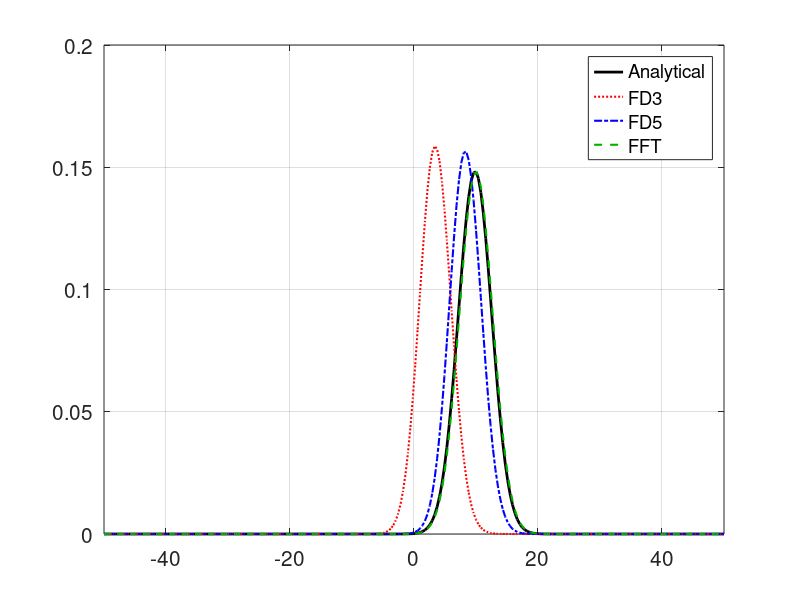

Write the MATLAB code that produced this figure.
% This script simulates the evolution of a Gaussian wave packet moving
% freely in one dimension. It does so in four ways:
% Firstly, by plotting the analytically known wave function, secondly by
% estimating the numerical solution of the Schrödinger equation using three
% different approximation for the kinetic energy operator:
% 1) A three point finite difference formula,
% 2) A five point finite difference formula and
% 3) the Fast Fourier transform.
%
% Numerical inputs:
%   L       - The extension of the spatial grid 
%   N       - The number of grid points
%   Tfinal  - The duration of the simulation
%   dt      - The step size in time
%
% Physical inputs:
%   x0      - The mean position of the initial wave packet
%   p0      - The mean momentum of the initial wave packet
%   sigmaP  - The momentum width of the initial, Gaussian wave packet
%   tau     - The time at which the Gaussian is narrowest (spatially)
% 
% All inputs are hard coded initially.

% Numerical grid parameters
L = 100;
N = 256;                % Should be 2^k, k integer, for FFT's sake
h = L/(N-1);

% Numerical time parameters
Tfinal = 10;
dt = 0.05;

% Input parameters for the Gaussian
x0 = -20;
p0 = 3;
sigmaP = 0.2;
tau = 5;

% Set up grid
x = transpose(linspace(-L/2, L/2, N));      % Column vector

% Set up kinetic energy matrix by means of three point-formula
Tmat_FD3 = zeros(N, N);
Tmat_FD3(1, [1 2]) = [-2 1];
Tmat_FD3(N, [N-1 N]) = [1 -2];
for n=2:(N-1)
  Tmat_FD3(n, [n-1 n n+1]) = [1 -2 1]; 
end
Tmat_FD3 = Tmat_FD3/h^2;        % Correct duble derivative
Tmat_FD3 = -1/2*Tmat_FD3;       % Correct prefactor

% Set up kinetic energy matrix by means of five point-formula
Tmat_FD5 = zeros(N, N);
Tmat_FD5(1, [1:3]) = [-30 16 -1];
Tmat_FD5(2, [1:4]) = [16 -30 16 -1];
Tmat_FD5(N-1, [(N-3):N]) = [-1 16 -30 16];
Tmat_FD5(N, [(N-2):N]) = [-1 16 -30];
for n=3:(N-2)
  Tmat_FD5(n, [(n-2):(n+2)]) = [-1 16 -30 16 -1]; 
end
Tmat_FD5 = Tmat_FD5/(12*h^2);        % Correct duble derivative
Tmat_FD5 = -1/2*Tmat_FD5;            % Correct prefactor

% Set up kinetic energy matrix by means of the fast Fourier transform
k=2*pi/(N*h)*[0:(N/2-1), (-N/2:-1)];          % Vector with k-values
% Fourier transform the identity matrix:
Tmat_FFT = fft(eye(N));
% Multiply by (ik)^2
Tmat_FFT = diag(-k.^2)*Tmat_FFT;
% Transform back to x-representation
Tmat_FFT = ifft(Tmat_FFT);
Tmat_FFT = -1/2*Tmat_FFT;            % Correct prefactor

% Set up propagators for each approximation
U_FD3 = expm(-1i*Tmat_FD3*dt);
U_FD5 = expm(-1i*Tmat_FD5*dt);
U_FFT = expm(-1i*Tmat_FFT*dt);

% Set up initial Gaussian - analytically (numerical vector)
InitialNorm = nthroot(2/pi, 4) * sqrt(sigmaP/(1-2i*sigmaP^2*tau));
Psi0 = InitialNorm*exp(-sigmaP^2*(x-x0).^2/(1-2i*sigmaP^2*tau)+1i*p0*x);
% Absolute value squared of the time-dependent, analytical Gaussian
% (function varialbe)
PsiAbsDynamic = @(x, t) sqrt(2/pi)*sigmaP/sqrt(1+4*sigmaP^4*(t-tau)^2)...
    *exp(-2*sigmaP^2*(x-x0-p0*t).^2/(1+4*sigmaP^4*(t-tau)^2));

% Initiate plots
figure(1)
% Analytical, exact wave function
plAnalytic = plot(x,abs(Psi0).^2, 'k-', 'linewidth', 2);
hold on
% Three point finite difference approximation
plFD3 = plot(x,abs(Psi0).^2, 'r:', 'linewidth', 1.5);
% Five point finite difference approximation
plFD5 = plot(x,abs(Psi0).^2, 'b-.', 'linewidth', 1.5);
% Dark green plot of the FFT wave function
plFFT = plot(x,abs(Psi0).^2, '--', 'linewidth', 1.5, 'color', [0 0.7 0]);
legend('Analytical', 'FD3', 'FD5', 'FFT')
axis([-L/2 L/2 0 0.2])
set(gca, 'fontsize', 15)
grid on
hold off

% Initiate wave functons and time
Psi_FD3 = Psi0;
Psi_FD5 = Psi0;
Psi_FFT = Psi0;
t = 0;

% Loop which updates wave functions and plots in time
while t < Tfinal
  % Update numerical approximations
  Psi_FD3 = U_FD3*Psi_FD3;
  Psi_FD5 = U_FD5*Psi_FD5;
  Psi_FFT = U_FFT*Psi_FFT;
  
  % Update analytical wave function
  PsiAbsAnalytic = PsiAbsDynamic(x,t);
  
  % Update plots
  set(plAnalytic, 'ydata', PsiAbsAnalytic);
  set(plFD3, 'ydata', abs(Psi_FD3).^2);
  set(plFD5, 'ydata', abs(Psi_FD5).^2);
  set(plFFT, 'ydata', abs(Psi_FFT).^2);
  drawnow
  
  % Update time
  t = t+dt;             
end
